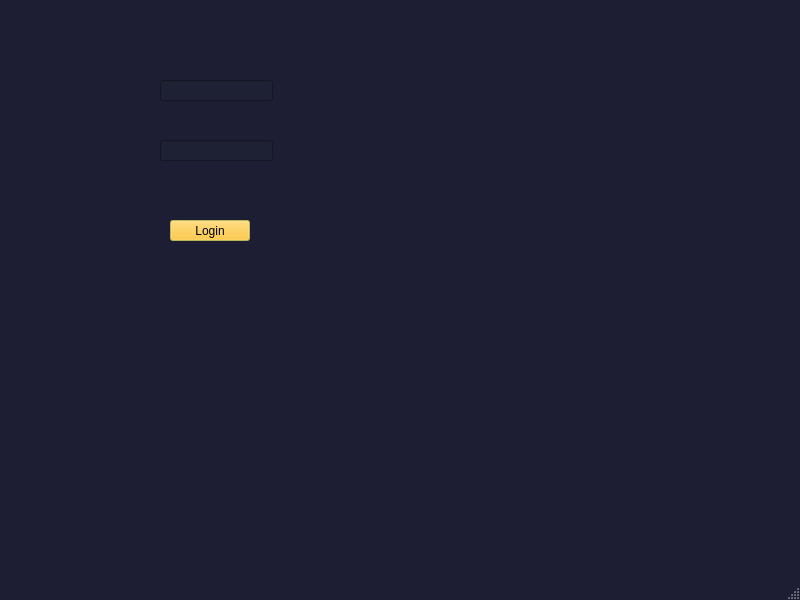
<?xml version="1.0" encoding="UTF-8"?>
<ui version="4.0">
 <class>MainWindow</class>
 <widget class="QMainWindow" name="MainWindow">
  <property name="geometry">
   <rect>
    <x>0</x>
    <y>0</y>
    <width>800</width>
    <height>600</height>
   </rect>
  </property>
  <property name="palette">
   <palette>
    <active>
     <colorrole role="WindowText">
      <brush brushstyle="SolidPattern">
       <color alpha="255">
        <red>231</red>
        <green>231</green>
        <blue>231</blue>
       </color>
      </brush>
     </colorrole>
     <colorrole role="Button">
      <brush brushstyle="SolidPattern">
       <color alpha="255">
        <red>255</red>
        <green>75</green>
        <blue>39</blue>
       </color>
      </brush>
     </colorrole>
     <colorrole role="Light">
      <brush brushstyle="SolidPattern">
       <color alpha="255">
        <red>65</red>
        <green>84</green>
        <blue>209</blue>
       </color>
      </brush>
     </colorrole>
     <colorrole role="Dark">
      <brush brushstyle="SolidPattern">
       <color alpha="255">
        <red>12</red>
        <green>21</green>
        <blue>35</blue>
       </color>
      </brush>
     </colorrole>
     <colorrole role="Mid">
      <brush brushstyle="SolidPattern">
       <color alpha="255">
        <red>107</red>
        <green>123</green>
        <blue>160</blue>
       </color>
      </brush>
     </colorrole>
     <colorrole role="Text">
      <brush brushstyle="SolidPattern">
       <color alpha="255">
        <red>231</red>
        <green>231</green>
        <blue>231</blue>
       </color>
      </brush>
     </colorrole>
     <colorrole role="ButtonText">
      <brush brushstyle="SolidPattern">
       <color alpha="255">
        <red>231</red>
        <green>231</green>
        <blue>231</blue>
       </color>
      </brush>
     </colorrole>
     <colorrole role="Base">
      <brush brushstyle="SolidPattern">
       <color alpha="255">
        <red>29</red>
        <green>33</green>
        <blue>51</blue>
       </color>
      </brush>
     </colorrole>
     <colorrole role="Window">
      <brush brushstyle="SolidPattern">
       <color alpha="255">
        <red>29</red>
        <green>29</green>
        <blue>51</blue>
       </color>
      </brush>
     </colorrole>
     <colorrole role="Shadow">
      <brush brushstyle="SolidPattern">
       <color alpha="255">
        <red>70</red>
        <green>94</green>
        <blue>105</blue>
       </color>
      </brush>
     </colorrole>
     <colorrole role="AlternateBase">
      <brush brushstyle="SolidPattern">
       <color alpha="255">
        <red>39</red>
        <green>42</green>
        <blue>49</blue>
       </color>
      </brush>
     </colorrole>
     <colorrole role="PlaceholderText">
      <brush brushstyle="SolidPattern">
       <color alpha="128">
        <red>231</red>
        <green>231</green>
        <blue>231</blue>
       </color>
      </brush>
     </colorrole>
    </active>
    <inactive>
     <colorrole role="WindowText">
      <brush brushstyle="SolidPattern">
       <color alpha="255">
        <red>231</red>
        <green>231</green>
        <blue>231</blue>
       </color>
      </brush>
     </colorrole>
     <colorrole role="Button">
      <brush brushstyle="SolidPattern">
       <color alpha="255">
        <red>255</red>
        <green>75</green>
        <blue>39</blue>
       </color>
      </brush>
     </colorrole>
     <colorrole role="Light">
      <brush brushstyle="SolidPattern">
       <color alpha="255">
        <red>65</red>
        <green>84</green>
        <blue>209</blue>
       </color>
      </brush>
     </colorrole>
     <colorrole role="Dark">
      <brush brushstyle="SolidPattern">
       <color alpha="255">
        <red>12</red>
        <green>21</green>
        <blue>35</blue>
       </color>
      </brush>
     </colorrole>
     <colorrole role="Mid">
      <brush brushstyle="SolidPattern">
       <color alpha="255">
        <red>107</red>
        <green>123</green>
        <blue>160</blue>
       </color>
      </brush>
     </colorrole>
     <colorrole role="Text">
      <brush brushstyle="SolidPattern">
       <color alpha="255">
        <red>231</red>
        <green>231</green>
        <blue>231</blue>
       </color>
      </brush>
     </colorrole>
     <colorrole role="ButtonText">
      <brush brushstyle="SolidPattern">
       <color alpha="255">
        <red>231</red>
        <green>231</green>
        <blue>231</blue>
       </color>
      </brush>
     </colorrole>
     <colorrole role="Base">
      <brush brushstyle="SolidPattern">
       <color alpha="255">
        <red>29</red>
        <green>33</green>
        <blue>51</blue>
       </color>
      </brush>
     </colorrole>
     <colorrole role="Window">
      <brush brushstyle="SolidPattern">
       <color alpha="255">
        <red>29</red>
        <green>29</green>
        <blue>51</blue>
       </color>
      </brush>
     </colorrole>
     <colorrole role="Shadow">
      <brush brushstyle="SolidPattern">
       <color alpha="255">
        <red>70</red>
        <green>94</green>
        <blue>105</blue>
       </color>
      </brush>
     </colorrole>
     <colorrole role="AlternateBase">
      <brush brushstyle="SolidPattern">
       <color alpha="255">
        <red>39</red>
        <green>42</green>
        <blue>49</blue>
       </color>
      </brush>
     </colorrole>
     <colorrole role="PlaceholderText">
      <brush brushstyle="SolidPattern">
       <color alpha="128">
        <red>231</red>
        <green>231</green>
        <blue>231</blue>
       </color>
      </brush>
     </colorrole>
    </inactive>
    <disabled>
     <colorrole role="WindowText">
      <brush brushstyle="SolidPattern">
       <color alpha="255">
        <red>12</red>
        <green>21</green>
        <blue>35</blue>
       </color>
      </brush>
     </colorrole>
     <colorrole role="Button">
      <brush brushstyle="SolidPattern">
       <color alpha="255">
        <red>255</red>
        <green>75</green>
        <blue>39</blue>
       </color>
      </brush>
     </colorrole>
     <colorrole role="Light">
      <brush brushstyle="SolidPattern">
       <color alpha="255">
        <red>65</red>
        <green>84</green>
        <blue>209</blue>
       </color>
      </brush>
     </colorrole>
     <colorrole role="Dark">
      <brush brushstyle="SolidPattern">
       <color alpha="255">
        <red>12</red>
        <green>21</green>
        <blue>35</blue>
       </color>
      </brush>
     </colorrole>
     <colorrole role="Mid">
      <brush brushstyle="SolidPattern">
       <color alpha="255">
        <red>107</red>
        <green>123</green>
        <blue>160</blue>
       </color>
      </brush>
     </colorrole>
     <colorrole role="Text">
      <brush brushstyle="SolidPattern">
       <color alpha="255">
        <red>12</red>
        <green>21</green>
        <blue>35</blue>
       </color>
      </brush>
     </colorrole>
     <colorrole role="ButtonText">
      <brush brushstyle="SolidPattern">
       <color alpha="255">
        <red>12</red>
        <green>21</green>
        <blue>35</blue>
       </color>
      </brush>
     </colorrole>
     <colorrole role="Base">
      <brush brushstyle="SolidPattern">
       <color alpha="255">
        <red>29</red>
        <green>29</green>
        <blue>51</blue>
       </color>
      </brush>
     </colorrole>
     <colorrole role="Window">
      <brush brushstyle="SolidPattern">
       <color alpha="255">
        <red>29</red>
        <green>29</green>
        <blue>51</blue>
       </color>
      </brush>
     </colorrole>
     <colorrole role="Shadow">
      <brush brushstyle="SolidPattern">
       <color alpha="255">
        <red>70</red>
        <green>94</green>
        <blue>105</blue>
       </color>
      </brush>
     </colorrole>
     <colorrole role="AlternateBase">
      <brush brushstyle="SolidPattern">
       <color alpha="255">
        <red>39</red>
        <green>42</green>
        <blue>49</blue>
       </color>
      </brush>
     </colorrole>
     <colorrole role="PlaceholderText">
      <brush brushstyle="SolidPattern">
       <color alpha="128">
        <red>231</red>
        <green>231</green>
        <blue>231</blue>
       </color>
      </brush>
     </colorrole>
    </disabled>
   </palette>
  </property>
  <property name="windowTitle">
   <string>Login form</string>
  </property>
  <widget class="QWidget" name="centralwidget">
   <widget class="QPushButton" name="pushButton">
    <property name="geometry">
     <rect>
      <x>170</x>
      <y>220</y>
      <width>80</width>
      <height>21</height>
     </rect>
    </property>
    <property name="palette">
     <palette>
      <active>
       <colorrole role="WindowText">
        <brush brushstyle="SolidPattern">
         <color alpha="255">
          <red>0</red>
          <green>0</green>
          <blue>0</blue>
         </color>
        </brush>
       </colorrole>
       <colorrole role="Button">
        <brush brushstyle="SolidPattern">
         <color alpha="255">
          <red>255</red>
          <green>190</green>
          <blue>24</blue>
         </color>
        </brush>
       </colorrole>
       <colorrole role="Light">
        <brush brushstyle="SolidPattern">
         <color alpha="255">
          <red>255</red>
          <green>225</green>
          <blue>165</blue>
         </color>
        </brush>
       </colorrole>
       <colorrole role="Midlight">
        <brush brushstyle="SolidPattern">
         <color alpha="255">
          <red>255</red>
          <green>148</green>
          <blue>41</blue>
         </color>
        </brush>
       </colorrole>
       <colorrole role="Dark">
        <brush brushstyle="SolidPattern">
         <color alpha="255">
          <red>35</red>
          <green>41</green>
          <blue>127</blue>
         </color>
        </brush>
       </colorrole>
       <colorrole role="Mid">
        <brush brushstyle="SolidPattern">
         <color alpha="255">
          <red>47</red>
          <green>55</green>
          <blue>170</blue>
         </color>
        </brush>
       </colorrole>
       <colorrole role="Text">
        <brush brushstyle="SolidPattern">
         <color alpha="255">
          <red>0</red>
          <green>0</green>
          <blue>0</blue>
         </color>
        </brush>
       </colorrole>
       <colorrole role="BrightText">
        <brush brushstyle="SolidPattern">
         <color alpha="255">
          <red>255</red>
          <green>255</green>
          <blue>255</blue>
         </color>
        </brush>
       </colorrole>
       <colorrole role="ButtonText">
        <brush brushstyle="SolidPattern">
         <color alpha="255">
          <red>0</red>
          <green>0</green>
          <blue>0</blue>
         </color>
        </brush>
       </colorrole>
       <colorrole role="Base">
        <brush brushstyle="SolidPattern">
         <color alpha="255">
          <red>255</red>
          <green>255</green>
          <blue>255</blue>
         </color>
        </brush>
       </colorrole>
       <colorrole role="Window">
        <brush brushstyle="SolidPattern">
         <color alpha="255">
          <red>255</red>
          <green>255</green>
          <blue>129</blue>
         </color>
        </brush>
       </colorrole>
       <colorrole role="Shadow">
        <brush brushstyle="SolidPattern">
         <color alpha="255">
          <red>0</red>
          <green>0</green>
          <blue>0</blue>
         </color>
        </brush>
       </colorrole>
       <colorrole role="HighlightedText">
        <brush brushstyle="SolidPattern">
         <color alpha="255">
          <red>188</red>
          <green>192</green>
          <blue>231</blue>
         </color>
        </brush>
       </colorrole>
       <colorrole role="Link">
        <brush brushstyle="SolidPattern">
         <color alpha="255">
          <red>244</red>
          <green>123</green>
          <blue>101</blue>
         </color>
        </brush>
       </colorrole>
       <colorrole role="AlternateBase">
        <brush brushstyle="SolidPattern">
         <color alpha="255">
          <red>255</red>
          <green>138</green>
          <blue>99</blue>
         </color>
        </brush>
       </colorrole>
       <colorrole role="ToolTipBase">
        <brush brushstyle="SolidPattern">
         <color alpha="255">
          <red>255</red>
          <green>255</green>
          <blue>220</blue>
         </color>
        </brush>
       </colorrole>
       <colorrole role="ToolTipText">
        <brush brushstyle="SolidPattern">
         <color alpha="255">
          <red>0</red>
          <green>0</green>
          <blue>0</blue>
         </color>
        </brush>
       </colorrole>
       <colorrole role="PlaceholderText">
        <brush brushstyle="SolidPattern">
         <color alpha="128">
          <red>0</red>
          <green>0</green>
          <blue>0</blue>
         </color>
        </brush>
       </colorrole>
      </active>
      <inactive>
       <colorrole role="WindowText">
        <brush brushstyle="SolidPattern">
         <color alpha="255">
          <red>0</red>
          <green>0</green>
          <blue>0</blue>
         </color>
        </brush>
       </colorrole>
       <colorrole role="Button">
        <brush brushstyle="SolidPattern">
         <color alpha="255">
          <red>255</red>
          <green>190</green>
          <blue>24</blue>
         </color>
        </brush>
       </colorrole>
       <colorrole role="Light">
        <brush brushstyle="SolidPattern">
         <color alpha="255">
          <red>255</red>
          <green>225</green>
          <blue>165</blue>
         </color>
        </brush>
       </colorrole>
       <colorrole role="Midlight">
        <brush brushstyle="SolidPattern">
         <color alpha="255">
          <red>255</red>
          <green>148</green>
          <blue>41</blue>
         </color>
        </brush>
       </colorrole>
       <colorrole role="Dark">
        <brush brushstyle="SolidPattern">
         <color alpha="255">
          <red>35</red>
          <green>41</green>
          <blue>127</blue>
         </color>
        </brush>
       </colorrole>
       <colorrole role="Mid">
        <brush brushstyle="SolidPattern">
         <color alpha="255">
          <red>47</red>
          <green>55</green>
          <blue>170</blue>
         </color>
        </brush>
       </colorrole>
       <colorrole role="Text">
        <brush brushstyle="SolidPattern">
         <color alpha="255">
          <red>0</red>
          <green>0</green>
          <blue>0</blue>
         </color>
        </brush>
       </colorrole>
       <colorrole role="BrightText">
        <brush brushstyle="SolidPattern">
         <color alpha="255">
          <red>255</red>
          <green>255</green>
          <blue>255</blue>
         </color>
        </brush>
       </colorrole>
       <colorrole role="ButtonText">
        <brush brushstyle="SolidPattern">
         <color alpha="255">
          <red>0</red>
          <green>0</green>
          <blue>0</blue>
         </color>
        </brush>
       </colorrole>
       <colorrole role="Base">
        <brush brushstyle="SolidPattern">
         <color alpha="255">
          <red>255</red>
          <green>255</green>
          <blue>255</blue>
         </color>
        </brush>
       </colorrole>
       <colorrole role="Window">
        <brush brushstyle="SolidPattern">
         <color alpha="255">
          <red>255</red>
          <green>255</green>
          <blue>129</blue>
         </color>
        </brush>
       </colorrole>
       <colorrole role="Shadow">
        <brush brushstyle="SolidPattern">
         <color alpha="255">
          <red>0</red>
          <green>0</green>
          <blue>0</blue>
         </color>
        </brush>
       </colorrole>
       <colorrole role="HighlightedText">
        <brush brushstyle="SolidPattern">
         <color alpha="255">
          <red>188</red>
          <green>192</green>
          <blue>231</blue>
         </color>
        </brush>
       </colorrole>
       <colorrole role="Link">
        <brush brushstyle="SolidPattern">
         <color alpha="255">
          <red>244</red>
          <green>123</green>
          <blue>101</blue>
         </color>
        </brush>
       </colorrole>
       <colorrole role="AlternateBase">
        <brush brushstyle="SolidPattern">
         <color alpha="255">
          <red>255</red>
          <green>138</green>
          <blue>99</blue>
         </color>
        </brush>
       </colorrole>
       <colorrole role="ToolTipBase">
        <brush brushstyle="SolidPattern">
         <color alpha="255">
          <red>255</red>
          <green>255</green>
          <blue>220</blue>
         </color>
        </brush>
       </colorrole>
       <colorrole role="ToolTipText">
        <brush brushstyle="SolidPattern">
         <color alpha="255">
          <red>0</red>
          <green>0</green>
          <blue>0</blue>
         </color>
        </brush>
       </colorrole>
       <colorrole role="PlaceholderText">
        <brush brushstyle="SolidPattern">
         <color alpha="128">
          <red>0</red>
          <green>0</green>
          <blue>0</blue>
         </color>
        </brush>
       </colorrole>
      </inactive>
      <disabled>
       <colorrole role="WindowText">
        <brush brushstyle="SolidPattern">
         <color alpha="255">
          <red>35</red>
          <green>41</green>
          <blue>127</blue>
         </color>
        </brush>
       </colorrole>
       <colorrole role="Button">
        <brush brushstyle="SolidPattern">
         <color alpha="255">
          <red>255</red>
          <green>190</green>
          <blue>24</blue>
         </color>
        </brush>
       </colorrole>
       <colorrole role="Light">
        <brush brushstyle="SolidPattern">
         <color alpha="255">
          <red>255</red>
          <green>225</green>
          <blue>165</blue>
         </color>
        </brush>
       </colorrole>
       <colorrole role="Midlight">
        <brush brushstyle="SolidPattern">
         <color alpha="255">
          <red>255</red>
          <green>148</green>
          <blue>41</blue>
         </color>
        </brush>
       </colorrole>
       <colorrole role="Dark">
        <brush brushstyle="SolidPattern">
         <color alpha="255">
          <red>35</red>
          <green>41</green>
          <blue>127</blue>
         </color>
        </brush>
       </colorrole>
       <colorrole role="Mid">
        <brush brushstyle="SolidPattern">
         <color alpha="255">
          <red>47</red>
          <green>55</green>
          <blue>170</blue>
         </color>
        </brush>
       </colorrole>
       <colorrole role="Text">
        <brush brushstyle="SolidPattern">
         <color alpha="255">
          <red>35</red>
          <green>41</green>
          <blue>127</blue>
         </color>
        </brush>
       </colorrole>
       <colorrole role="BrightText">
        <brush brushstyle="SolidPattern">
         <color alpha="255">
          <red>255</red>
          <green>255</green>
          <blue>255</blue>
         </color>
        </brush>
       </colorrole>
       <colorrole role="ButtonText">
        <brush brushstyle="SolidPattern">
         <color alpha="255">
          <red>35</red>
          <green>41</green>
          <blue>127</blue>
         </color>
        </brush>
       </colorrole>
       <colorrole role="Base">
        <brush brushstyle="SolidPattern">
         <color alpha="255">
          <red>255</red>
          <green>255</green>
          <blue>129</blue>
         </color>
        </brush>
       </colorrole>
       <colorrole role="Window">
        <brush brushstyle="SolidPattern">
         <color alpha="255">
          <red>255</red>
          <green>255</green>
          <blue>129</blue>
         </color>
        </brush>
       </colorrole>
       <colorrole role="Shadow">
        <brush brushstyle="SolidPattern">
         <color alpha="255">
          <red>0</red>
          <green>0</green>
          <blue>0</blue>
         </color>
        </brush>
       </colorrole>
       <colorrole role="HighlightedText">
        <brush brushstyle="SolidPattern">
         <color alpha="255">
          <red>188</red>
          <green>192</green>
          <blue>231</blue>
         </color>
        </brush>
       </colorrole>
       <colorrole role="Link">
        <brush brushstyle="SolidPattern">
         <color alpha="255">
          <red>244</red>
          <green>123</green>
          <blue>101</blue>
         </color>
        </brush>
       </colorrole>
       <colorrole role="AlternateBase">
        <brush brushstyle="SolidPattern">
         <color alpha="255">
          <red>255</red>
          <green>138</green>
          <blue>99</blue>
         </color>
        </brush>
       </colorrole>
       <colorrole role="ToolTipBase">
        <brush brushstyle="SolidPattern">
         <color alpha="255">
          <red>255</red>
          <green>255</green>
          <blue>220</blue>
         </color>
        </brush>
       </colorrole>
       <colorrole role="ToolTipText">
        <brush brushstyle="SolidPattern">
         <color alpha="255">
          <red>0</red>
          <green>0</green>
          <blue>0</blue>
         </color>
        </brush>
       </colorrole>
       <colorrole role="PlaceholderText">
        <brush brushstyle="SolidPattern">
         <color alpha="128">
          <red>0</red>
          <green>0</green>
          <blue>0</blue>
         </color>
        </brush>
       </colorrole>
      </disabled>
     </palette>
    </property>
    <property name="text">
     <string>Login</string>
    </property>
   </widget>
   <widget class="QLineEdit" name="lineEdit">
    <property name="geometry">
     <rect>
      <x>160</x>
      <y>80</y>
      <width>113</width>
      <height>21</height>
     </rect>
    </property>
   </widget>
   <widget class="QLineEdit" name="lineEdit_2">
    <property name="geometry">
     <rect>
      <x>160</x>
      <y>140</y>
      <width>113</width>
      <height>21</height>
     </rect>
    </property>
   </widget>
  </widget>
  <widget class="QMenuBar" name="menubar">
   <property name="geometry">
    <rect>
     <x>0</x>
     <y>0</y>
     <width>800</width>
     <height>20</height>
    </rect>
   </property>
  </widget>
  <widget class="QStatusBar" name="statusbar"/>
 </widget>
 <resources/>
 <connections/>
</ui>
